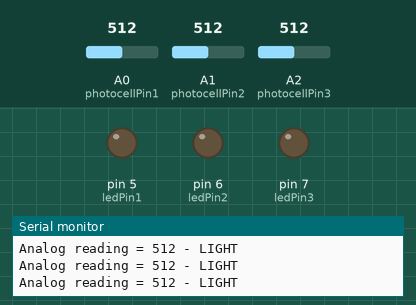
Recording of a sketch running on a simulated Arduino Uno, built with avr-gcc and run on an emulated ATmega328P. Shown: output pins drawn as LEDs (lit = HIGH), the last lines printed to the serial monitor. The test bench sets the inputs (shaded band); at power-on: A0 (photocellPin1) = 512, A1 (photocellPin2) = 512, A2 (photocellPin3) = 512. WiFi joins after 1.5 s; servers stay silent unless stated.

Above: at 1.2 s.
1.3 s: A0 (photocellPin1) set to 33
4.3 s: A0 (photocellPin1) set to 26
At 5.2 s:
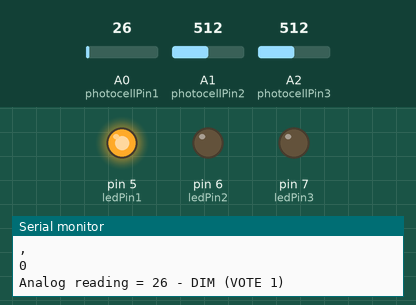
5.8 s: A1 (photocellPin2) set to 33
7.3 s: A1 (photocellPin2) set to 26
At 8.2 s:
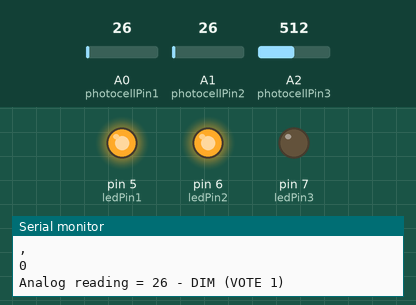
9.1 s: A2 (photocellPin3) set to 32
10.6 s: A2 (photocellPin3) set to 27
At 11.7 s:
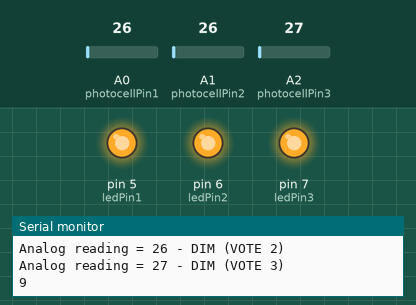
Timing chart, 0 to 13.6 s (numbered marks = the images above; inputs shaded):
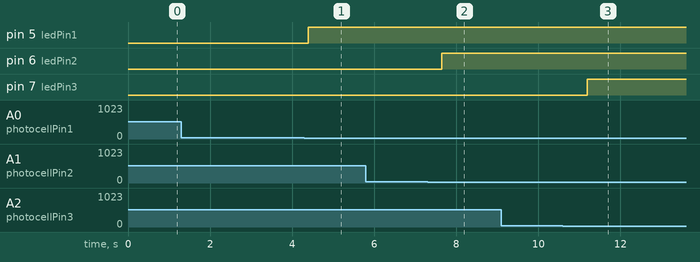

The sketch:

WebServerVoteOmaticII.ino
```cpp
/*
  Web Server Vote-o-Ramm

 A simple web server counting machine that tracks a set treshhold value of 3 analog light sensors and passes the highest analog input pin count to a webpage.
 Uses an Arduino Wiznet Ethernet shield. Use whatever means you like to trip the light sensor. We're using marbles and a child's marble run toy.

 Circuit:
 * Ethernet shield attached to pins 10, 11, 12, 13
 * Analog inputs attached to pins A0, A1, A3
 * Digital output pins 5, 6, 7

 created 18 Dec 2009
 by David A. Mellis
 modified 4 Sep 2010
 by Tom Igoe
 Further modified 15th Dec 2011
 by Mairead and Rob //http://www.headlondon.com //

 */

#include <SPI.h>
#include <Ethernet.h>

const int ledPin1 =  5;// the number of the LED pin as a tester
const int ledPin2 =  6;
const int ledPin3 =  7;

int photocellPin1 = A0;     // the cell and 10K pulldown are connected to a0
int photocellPin2 = A1;     // the cell and 10K pulldown are connected to a1
int photocellPin3 = A2;     // the cell and 10K pulldown are connected to a2
int photocellReading;     // the analog reading from the analog resistor divider

int total = 0;

int votes[] = {0,0,0};

// Enter a MAC address and IP address for your controller below.
// The IP address will be dependent on your local network:
byte mac[] = { 0x90, 0xA2, 0xDA, 0x00, 0x89, 0x7C };
IPAddress ip(192,168,0,177);

// Initialize the Ethernet server library
// with the IP address and port you want to use
// (port 80 is default for HTTP):
EthernetServer server(80);

void setup()
{
  // start the Ethernet connection and the server:
  Serial.begin(9600);
  Ethernet.begin(mac, ip);
  server.begin();

  pinMode(ledPin1, OUTPUT);
  pinMode(photocellPin1, INPUT);
  pinMode(ledPin2, OUTPUT);
  pinMode(photocellPin2, INPUT);
  pinMode(ledPin3, OUTPUT);
  pinMode(photocellPin3, INPUT);
}

// A function to calculate which sensor has been tripped the most. A tie situation seems to register the last tying output tripped as the winner.
int calculateWinner()
{

  Serial.print("called function");
	int winner = 0;


	//determine which candidate has the most votes
	if(votes[1] > votes[0]){
		if(votes[1] > votes[2]){
		  winner = 2;
		}else{
		  winner = 3;
		}
	}else{
		if(votes[0] > votes[2]){
		  winner = 1;
		}else{
		  winner = 3;
		}
	}
  return winner;     //winner is the analog position with the most trips
}

void loop()
{
  // listen for incoming clients
  EthernetClient client = server.available();
  if (client) {
    // an http request ends with a blank line
    boolean currentLineIsBlank = true;
    while (client.connected()) {
      if (client.available()) {
        char c = client.read();
        // if you've gotten to the end of the line (received a newline
        // character) and the line is blank, the http request has ended,
        // so you can send a reply
        if (c == '\n' && currentLineIsBlank) {

           Serial.print("write header");
          // send a standard http response header
          client.println("HTTP/1.1 200 OK");
          client.println("Content-Type: text/html");
          client.println("Content-Length: 44");
          client.println();

          // output the value of each analog input pin (to monitor values light values) plus assigned winning analog pin number
for (int analogChannel = 0; analogChannel < 1; analogChannel++) {
//            client.print("analog input ");
//            client.print(analogChannel);
//            client.print(" is ");
//            client.print(analogRead(analogChannel));
//            client.println("<br />");
//            client.print("<H1>And the winner is = ");
 Serial.print("output winner");
client.println(calculateWinner());

//            client.println("</H1>");
         }
          break;    // leave the loop
        }
        if (c == '\n') {
          // you're starting a new line
          currentLineIsBlank = true;
        }
        else if (c != '\r') {
          // you've gotten a character on the current line
          currentLineIsBlank = false;
        }
      }
    }
     Serial.print("page served");
    // give the web browser time to receive the data
    delay(1);
    // close the connection:
    client.stop();
  }

//LIGHTS
// VOTE OPTION 1

  photocellReading = analogRead(photocellPin1);

  Serial.print("Analog reading = ");
  Serial.print(photocellReading);   // the raw analog reading

  // We'll have a few threshholds, qualitatively determined
  if (photocellReading < 30) {
    Serial.println(" - DIM (VOTE 1)");
    votes[0] += 1;                  //if the sensor value dips below 30 add a vote to the pin counter
    digitalWrite(ledPin1, HIGH);
    delay(500);
  } else {
    Serial.println(" - LIGHT");

    digitalWrite(ledPin1, LOW);

  }

 // VOTE OPTION 2

  photocellReading = analogRead(photocellPin2);

  Serial.print("Analog reading = ");
  Serial.print(photocellReading);     // the raw analog reading

  // We'll have a few threshholds, qualitatively determined
  if (photocellReading < 30) {
    Serial.println(" - DIM (VOTE 2)");
    votes[1] += 1;                  //if the sensor value dips below 30 add a vote to the analog pin counter
    digitalWrite(ledPin2, HIGH);
    delay(500);
  } else {
    Serial.println(" - LIGHT");

    digitalWrite(ledPin2, LOW);
  }

 // VOTE OPTION 3

  photocellReading = analogRead(photocellPin3);

  Serial.print("Analog reading = ");
  Serial.print(photocellReading);     // the raw analog reading

  // We'll have a few threshholds, qualitatively determined
  if (photocellReading < 30) {
    Serial.println(" - DIM (VOTE 3)");
    votes[2] += 1;                 //if the sensor value dips below 30 add a vote to the pin counter
    digitalWrite(ledPin3, HIGH);
    delay(500);
  } else {
    Serial.println(" - LIGHT");

    digitalWrite(ledPin3, LOW);
  }
  Serial.println(votes[0]);
  Serial.println(", ");
  Serial.println(votes[1]);
  Serial.println(", ");
  Serial.println(votes[2]);
    delay(1);
}
```

Measured:
- the behaviour switches between 30 and 29 on A0 (photocellPin1) (found by bisection; images 0 and 1)
- the behaviour switches between 30 and 29 on A1 (photocellPin2) (found by bisection; images 1 and 2)
- the behaviour switches between 30 and 29 on A2 (photocellPin3) (found by bisection; images 2 and 3)
- after the input at 4.3 s, pin 5 (ledPin1): LOW → HIGH after 0.09 s
- after the input at 7.3 s, pin 6 (ledPin2): LOW → HIGH after 0.34 s
- after the input at 10.6 s, pin 7 (ledPin3): LOW → HIGH after 0.60 s
